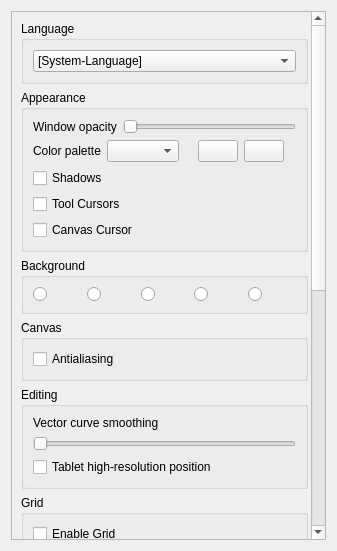
<?xml version="1.0" encoding="UTF-8"?>
<ui version="4.0">
 <class>GeneralPage</class>
 <widget class="QWidget" name="GeneralPage">
  <property name="geometry">
   <rect>
    <x>0</x>
    <y>0</y>
    <width>337</width>
    <height>551</height>
   </rect>
  </property>
  <layout class="QGridLayout" name="gridLayout_2">
   <item row="0" column="0">
    <widget class="QScrollArea" name="scrollArea">
     <property name="verticalScrollBarPolicy">
      <enum>Qt::ScrollBarAlwaysOn</enum>
     </property>
     <property name="horizontalScrollBarPolicy">
      <enum>Qt::ScrollBarAlwaysOff</enum>
     </property>
     <property name="widgetResizable">
      <bool>true</bool>
     </property>
     <widget class="QWidget" name="contents">
      <property name="geometry">
       <rect>
        <x>0</x>
        <y>0</y>
        <width>363</width>
        <height>1195</height>
       </rect>
      </property>
      <layout class="QVBoxLayout" name="lay">
       <item>
        <widget class="QGroupBox" name="groupBox">
         <property name="title">
          <string comment="GroupBox title in Preference">Language</string>
         </property>
         <layout class="QGridLayout" name="langLayout">
          <item row="0" column="0">
           <widget class="QComboBox" name="languageCombo">
            <property name="currentText">
             <string comment="First item of the language list">[System-Language]</string>
            </property>
            <item>
             <property name="text">
              <string comment="First item of the language list">[System-Language]</string>
             </property>
            </item>
           </widget>
          </item>
         </layout>
        </widget>
       </item>
       <item>
        <widget class="QGroupBox" name="appearanceBox">
         <property name="title">
          <string comment="GroupBox title in Preference">Appearance</string>
         </property>
         <layout class="QVBoxLayout" name="appearanceLayout">
          <item>
           <layout class="QHBoxLayout" name="horizontalLayout_6">
            <item>
             <widget class="QLabel" name="windowOpacityLabel">
              <property name="text">
               <string>Window opacity</string>
              </property>
             </widget>
            </item>
            <item>
             <widget class="QSlider" name="windowOpacityLevel">
              <property name="minimum">
               <number>30</number>
              </property>
              <property name="maximum">
               <number>100</number>
              </property>
              <property name="orientation">
               <enum>Qt::Horizontal</enum>
              </property>
             </widget>
            </item>
           </layout>
          </item>
          <item>
           <layout class="QHBoxLayout" name="horizontalLayout_5">
            <item>
             <widget class="QLabel" name="paletteLabel">
              <property name="text">
               <string>Color palette</string>
              </property>
             </widget>
            </item>
            <item>
             <widget class="QComboBox" name="paletteCombo"/>
            </item>
            <item>
             <widget class="QLabel" name="paletteWarningLabel">
              <property name="toolTip">
               <string>Palette is missing or could not be loaded</string>
              </property>
              <property name="text">
               <string/>
              </property>
             </widget>
            </item>
            <item>
             <widget class="QPushButton" name="addPaletteButton">
              <property name="text">
               <string/>
              </property>
              <property name="icon">
               <iconset resource="../data/app.qrc">
                <normaloff>:/icons/themes/playful/misc/add-color.svg</normaloff>:/icons/themes/playful/misc/add-color.svg</iconset>
              </property>
             </widget>
            </item>
            <item>
             <widget class="QPushButton" name="removePaletteButton">
              <property name="text">
               <string/>
              </property>
              <property name="icon">
               <iconset resource="../data/app.qrc">
                <normaloff>:/icons/themes/playful/misc/remove-color.svg</normaloff>:/icons/themes/playful/misc/remove-color.svg</iconset>
              </property>
             </widget>
            </item>
            <item>
             <spacer name="paletteSpacer">
              <property name="orientation">
               <enum>Qt::Horizontal</enum>
              </property>
              <property name="sizeHint" stdset="0">
               <size>
                <width>40</width>
                <height>20</height>
               </size>
              </property>
             </spacer>
            </item>
           </layout>
          </item>
          <item>
           <widget class="QCheckBox" name="shadowsBox">
            <property name="text">
             <string>Shadows</string>
            </property>
           </widget>
          </item>
          <item>
           <widget class="QCheckBox" name="toolCursorsBox">
            <property name="text">
             <string>Tool Cursors</string>
            </property>
           </widget>
          </item>
          <item>
           <widget class="QCheckBox" name="canvasCursorBox">
            <property name="text">
             <string>Canvas Cursor</string>
            </property>
           </widget>
          </item>
         </layout>
        </widget>
       </item>
       <item>
        <widget class="QGroupBox" name="backgroundBox">
         <property name="title">
          <string comment="GroupBox title in Preference">Background</string>
         </property>
         <layout class="QHBoxLayout" name="backgroundLayout">
          <item>
           <widget class="QRadioButton" name="checkerBackgroundButton">
            <attribute name="buttonGroup">
             <string notr="true">backgroundButtons</string>
            </attribute>
           </widget>
          </item>
          <item>
           <widget class="QRadioButton" name="whiteBackgroundButton">
            <attribute name="buttonGroup">
             <string notr="true">backgroundButtons</string>
            </attribute>
           </widget>
          </item>
          <item>
           <widget class="QRadioButton" name="greyBackgroundButton">
            <attribute name="buttonGroup">
             <string notr="true">backgroundButtons</string>
            </attribute>
           </widget>
          </item>
          <item>
           <widget class="QRadioButton" name="dotsBackgroundButton">
            <attribute name="buttonGroup">
             <string notr="true">backgroundButtons</string>
            </attribute>
           </widget>
          </item>
          <item>
           <widget class="QRadioButton" name="weaveBackgroundButton">
            <attribute name="buttonGroup">
             <string notr="true">backgroundButtons</string>
            </attribute>
           </widget>
          </item>
         </layout>
        </widget>
       </item>
       <item>
        <widget class="QGroupBox" name="displayBox">
         <property name="title">
          <string comment="GroupBox title in Preference">Canvas</string>
         </property>
         <layout class="QGridLayout" name="displayLayout">
          <item row="0" column="0">
           <widget class="QCheckBox" name="antialiasingBox">
            <property name="text">
             <string>Antialiasing</string>
            </property>
           </widget>
          </item>
         </layout>
        </widget>
       </item>
       <item>
        <spacer name="verticalSpacer">
         <property name="orientation">
          <enum>Qt::Vertical</enum>
         </property>
         <property name="sizeHint" stdset="0">
          <size>
           <width>0</width>
           <height>0</height>
          </size>
         </property>
        </spacer>
       </item>
       <item>
        <widget class="QGroupBox" name="editingBox">
         <property name="title">
          <string comment="GroupBox title in Preference">Editing</string>
         </property>
         <layout class="QGridLayout" name="editingLayout">
          <item row="0" column="0">
           <widget class="QLabel" name="curveSmoothingLabel">
            <property name="text">
             <string>Vector curve smoothing</string>
            </property>
           </widget>
          </item>
          <item row="1" column="0">
           <widget class="QSlider" name="curveSmoothingLevel">
            <property name="minimum">
             <number>1</number>
            </property>
            <property name="maximum">
             <number>100</number>
            </property>
            <property name="orientation">
             <enum>Qt::Horizontal</enum>
            </property>
           </widget>
          </item>
          <item row="2" column="0">
           <widget class="QCheckBox" name="highResBox">
            <property name="text">
             <string>Tablet high-resolution position</string>
            </property>
           </widget>
          </item>
         </layout>
        </widget>
       </item>
       <item>
        <widget class="QGroupBox" name="gridBox">
         <property name="title">
          <string comment="groupBox title in Preference">Grid</string>
         </property>
         <layout class="QGridLayout" name="gridLayout">
          <item row="2" column="0">
           <widget class="QLabel" name="labGridH">
            <property name="text">
             <string>Grid Height</string>
            </property>
           </widget>
          </item>
          <item row="0" column="0" colspan="2">
           <widget class="QCheckBox" name="gridCheckBox">
            <property name="text">
             <string>Enable Grid</string>
            </property>
           </widget>
          </item>
          <item row="1" column="1">
           <widget class="QSpinBox" name="gridSizeInputW">
            <property name="minimumSize">
             <size>
              <width>80</width>
              <height>0</height>
             </size>
            </property>
            <property name="maximumSize">
             <size>
              <width>80</width>
              <height>16777215</height>
             </size>
            </property>
            <property name="minimum">
             <number>1</number>
            </property>
            <property name="maximum">
             <number>9999</number>
            </property>
            <property name="value">
             <number>100</number>
            </property>
           </widget>
          </item>
          <item row="2" column="1">
           <widget class="QSpinBox" name="gridSizeInputH">
            <property name="minimum">
             <number>1</number>
            </property>
            <property name="maximum">
             <number>9999</number>
            </property>
            <property name="value">
             <number>100</number>
            </property>
           </widget>
          </item>
          <item row="1" column="0">
           <widget class="QLabel" name="labGridW">
            <property name="text">
             <string>Grid Width</string>
            </property>
           </widget>
          </item>
         </layout>
        </widget>
       </item>
       <item>
        <widget class="QGroupBox" name="groupBox_2">
         <property name="title">
          <string>Overlays</string>
         </property>
         <layout class="QGridLayout" name="gridLayout_4">
          <item row="0" column="0">
           <widget class="QCheckBox" name="actionSafeCheckBox">
            <property name="text">
             <string/>
            </property>
            <property name="checked">
             <bool>true</bool>
            </property>
           </widget>
          </item>
          <item row="0" column="1">
           <widget class="QLabel" name="labActionSafe">
            <property name="text">
             <string>Enable Action Safe area (%)</string>
            </property>
           </widget>
          </item>
          <item row="0" column="2">
           <spacer name="horizontalSpacer">
            <property name="orientation">
             <enum>Qt::Horizontal</enum>
            </property>
            <property name="sizeHint" stdset="0">
             <size>
              <width>40</width>
              <height>20</height>
             </size>
            </property>
           </spacer>
          </item>
          <item row="0" column="3">
           <widget class="QSpinBox" name="actionSafeInput">
            <property name="minimum">
             <number>1</number>
            </property>
            <property name="maximum">
             <number>25</number>
            </property>
            <property name="value">
             <number>5</number>
            </property>
           </widget>
          </item>
          <item row="1" column="0">
           <widget class="QCheckBox" name="titleSafeCheckBox">
            <property name="text">
             <string/>
            </property>
            <property name="checked">
             <bool>true</bool>
            </property>
           </widget>
          </item>
          <item row="1" column="1">
           <widget class="QLabel" name="labTitleSafe">
            <property name="text">
             <string>Enable Title Safe area (%)</string>
            </property>
           </widget>
          </item>
          <item row="1" column="2">
           <spacer name="horizontalSpacer_2">
            <property name="orientation">
             <enum>Qt::Horizontal</enum>
            </property>
            <property name="sizeHint" stdset="0">
             <size>
              <width>40</width>
              <height>20</height>
             </size>
            </property>
           </spacer>
          </item>
          <item row="1" column="3">
           <widget class="QSpinBox" name="titleSafeInput">
            <property name="minimum">
             <number>1</number>
            </property>
            <property name="maximum">
             <number>25</number>
            </property>
            <property name="value">
             <number>10</number>
            </property>
           </widget>
          </item>
          <item row="2" column="0">
           <widget class="QCheckBox" name="safeHelperTextCheckbox">
            <property name="text">
             <string/>
            </property>
           </widget>
          </item>
          <item row="2" column="1">
           <widget class="QLabel" name="labSafeHelperText">
            <property name="text">
             <string>Show Safe area labels</string>
            </property>
           </widget>
          </item>
         </layout>
        </widget>
       </item>
       <item>
        <widget class="QGroupBox" name="scrollWheelZoomBox">
         <property name="title">
          <string>Scroll Wheel Zoom</string>
         </property>
         <layout class="QVBoxLayout" name="verticalLayout">
          <property name="leftMargin">
           <number>11</number>
          </property>
          <property name="topMargin">
           <number>11</number>
          </property>
          <property name="rightMargin">
           <number>11</number>
          </property>
          <property name="bottomMargin">
           <number>11</number>
          </property>
          <item>
           <widget class="QCheckBox" name="invertScrollDirectionBox">
            <property name="text">
             <string>Invert Scroll Direction</string>
            </property>
           </widget>
          </item>
         </layout>
        </widget>
       </item>
       <item>
        <widget class="QGroupBox" name="advancedBox">
         <property name="title">
          <string comment="groupBox title in Preference">Advanced</string>
         </property>
         <property name="alignment">
          <set>Qt::AlignLeading|Qt::AlignLeft|Qt::AlignVCenter</set>
         </property>
         <layout class="QVBoxLayout" name="verticalLayout_4" stretch="0">
          <property name="leftMargin">
           <number>6</number>
          </property>
          <property name="rightMargin">
           <number>6</number>
          </property>
          <item>
           <layout class="QHBoxLayout" name="horizontalLayout">
            <item>
             <widget class="QLabel" name="cacheLabel">
              <property name="text">
               <string>Memory Cache Budget</string>
              </property>
              <property name="alignment">
               <set>Qt::AlignLeading|Qt::AlignLeft|Qt::AlignVCenter</set>
              </property>
              <property name="wordWrap">
               <bool>true</bool>
              </property>
             </widget>
            </item>
            <item>
             <widget class="QSpinBox" name="framePoolSizeSpin">
              <property name="sizePolicy">
               <sizepolicy hsizetype="Preferred" vsizetype="Minimum">
                <horstretch>0</horstretch>
                <verstretch>0</verstretch>
               </sizepolicy>
              </property>
              <property name="minimumSize">
               <size>
                <width>80</width>
                <height>0</height>
               </size>
              </property>
              <property name="maximumSize">
               <size>
                <width>80</width>
                <height>16777215</height>
               </size>
              </property>
              <property name="suffix">
               <string>MB</string>
              </property>
              <property name="minimum">
               <number>100</number>
              </property>
              <property name="maximum">
               <number>16000</number>
              </property>
              <property name="value">
               <number>1024</number>
              </property>
             </widget>
            </item>
           </layout>
          </item>
         </layout>
        </widget>
       </item>
       <item>
        <widget class="QGroupBox" name="groupBox_3">
         <property name="title">
          <string>Undo/Redo</string>
         </property>
         <layout class="QVBoxLayout" name="verticalLayout_2">
          <item>
           <widget class="QCheckBox" name="newUndoRedoCheckBox">
            <property name="text">
             <string>Enable New System (Experimental)</string>
            </property>
           </widget>
          </item>
          <item>
           <layout class="QHBoxLayout" name="horizontalLayout_2">
            <property name="topMargin">
             <number>0</number>
            </property>
            <item>
             <widget class="QLabel" name="undoStepsLabel">
              <property name="toolTip">
               <string>How many steps you're allowed to undo/redo</string>
              </property>
              <property name="text">
               <string>Maximum Number of Undo/Redo Steps</string>
              </property>
             </widget>
            </item>
            <item>
             <widget class="QSpinBox" name="undoStepsBox">
              <property name="maximumSize">
               <size>
                <width>80</width>
                <height>16777215</height>
               </size>
              </property>
              <property name="minimum">
               <number>20</number>
              </property>
              <property name="maximum">
               <number>250</number>
              </property>
              <property name="value">
               <number>100</number>
              </property>
             </widget>
            </item>
           </layout>
          </item>
          <item>
           <layout class="QHBoxLayout" name="horizontalLayout_3">
            <property name="topMargin">
             <number>0</number>
            </property>
            <item>
             <widget class="QPushButton" name="undoRedoGroupApplyButton">
              <property name="text">
               <string>Apply</string>
              </property>
             </widget>
            </item>
            <item>
             <widget class="QPushButton" name="undoRedoGroupCancelButton">
              <property name="text">
               <string>Cancel</string>
              </property>
             </widget>
            </item>
           </layout>
          </item>
         </layout>
        </widget>
       </item>
      </layout>
     </widget>
    </widget>
   </item>
  </layout>
 </widget>
 <tabstops>
  <tabstop>scrollArea</tabstop>
  <tabstop>languageCombo</tabstop>
  <tabstop>windowOpacityLevel</tabstop>
  <tabstop>paletteCombo</tabstop>
  <tabstop>addPaletteButton</tabstop>
  <tabstop>removePaletteButton</tabstop>
  <tabstop>shadowsBox</tabstop>
  <tabstop>toolCursorsBox</tabstop>
  <tabstop>canvasCursorBox</tabstop>
  <tabstop>checkerBackgroundButton</tabstop>
  <tabstop>whiteBackgroundButton</tabstop>
  <tabstop>greyBackgroundButton</tabstop>
  <tabstop>dotsBackgroundButton</tabstop>
  <tabstop>weaveBackgroundButton</tabstop>
  <tabstop>antialiasingBox</tabstop>
  <tabstop>curveSmoothingLevel</tabstop>
  <tabstop>highResBox</tabstop>
  <tabstop>gridCheckBox</tabstop>
  <tabstop>gridSizeInputW</tabstop>
  <tabstop>gridSizeInputH</tabstop>
  <tabstop>actionSafeCheckBox</tabstop>
  <tabstop>actionSafeInput</tabstop>
  <tabstop>titleSafeCheckBox</tabstop>
  <tabstop>titleSafeInput</tabstop>
  <tabstop>safeHelperTextCheckbox</tabstop>
  <tabstop>invertScrollDirectionBox</tabstop>
  <tabstop>framePoolSizeSpin</tabstop>
  <tabstop>newUndoRedoCheckBox</tabstop>
  <tabstop>undoStepsBox</tabstop>
  <tabstop>undoRedoGroupApplyButton</tabstop>
  <tabstop>undoRedoGroupCancelButton</tabstop>
 </tabstops>
 <resources>
  <include location="../data/app.qrc"/>
 </resources>
 <connections/>
 <buttongroups>
  <buttongroup name="backgroundButtons"/>
 </buttongroups>
</ui>
